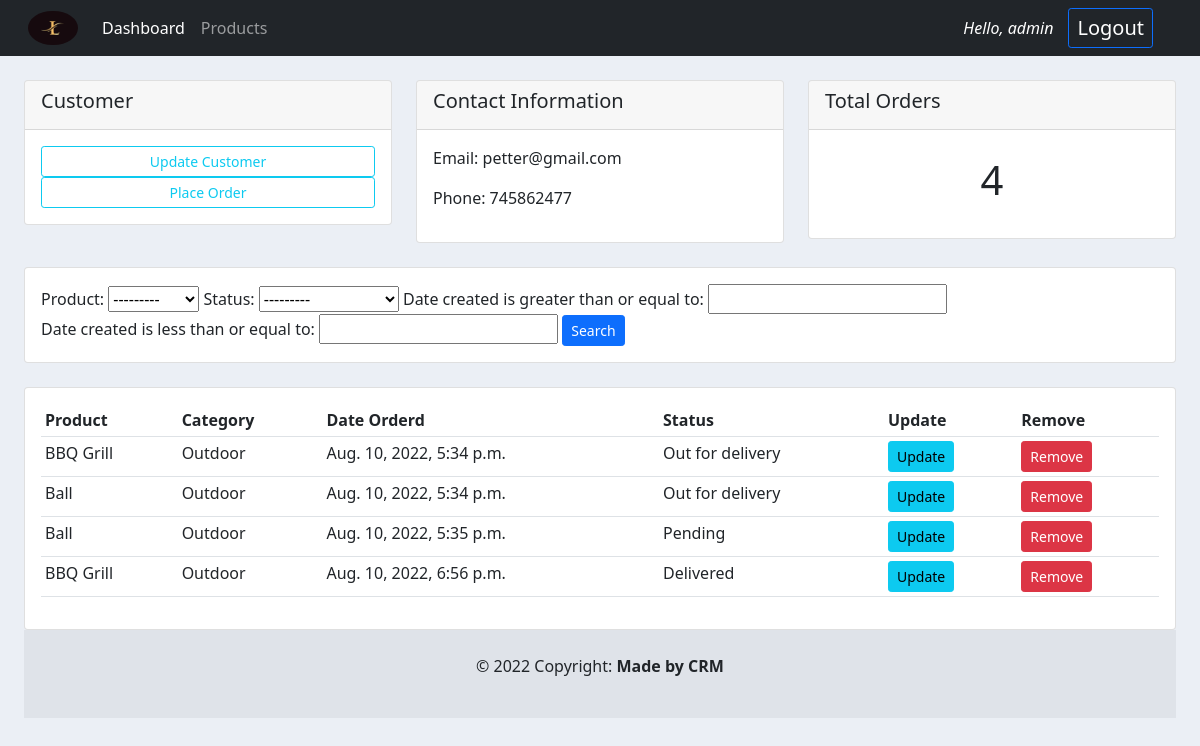
The page /customer/2/ (signed in) on the database its author committed.
### accounts/models.py (models this page shows, shortened)
class Customer(models.Model):
    user = models.OneToOneField(User, null=True, on_delete=models.CASCADE)
    name = models.CharField(max_length=200, null=True)
    phone = models.CharField(max_length=200, null=True)
    email = models.CharField(max_length=200, null=True)
    profile_pic = models.ImageField(null=True, blank=True)
    date_created = models.DateTimeField(auto_now_add=True, null=True)

class Order(models.Model):
    STATUS = (
        ('Pending', 'Pending'),
        ('Out for delivery', 'Out for delivery'),
        ('Delivered', 'Delivered'),
    )
    customer = models.ForeignKey(Customer, null=True, on_delete=models.SET_NULL)
    product = models.ForeignKey(Product, null=True, on_delete=models.SET_NULL)
    date_created = models.DateTimeField(auto_now_add=True, null=True)
    status = models.CharField(max_length=200, null=True, choices=STATUS)

class Product(models.Model):
    CATEGORY = (
        ('Indoor', 'Indoor'),
        ('Outdoor', 'Outdoor'),
    )
    name = models.CharField(max_length=200, null=True)
    price = models.FloatField(null=True)
    category = models.CharField(max_length=200, null=True, choices=CATEGORY)
    description = models.CharField(max_length=200, null=True, blank=True)
    date_created = models.DateTimeField(auto_now_add=True, null=True)
    tag = models.ManyToManyField(Tag)
    def __str__(self):
        return self.name

### accounts/decorators.py (the view)
        def wrapped_func(request, *args, **kwargs):
            group = None
            if request.user.groups.exists():
                group = request.user.groups.all()[0].name
            if group in allowed_roles:
                return view_func(request,*args,**kwargs)
            else:
                return HttpResponse('You are not authorized to view this page!')

### accounts/views.py (called while the page is built)
@login_required(login_url='login')
@allowed_users(allowed_roles=['admin'])
def customer(request, pk):
    customers = Customer.objects.get(id=pk)
    orders = customers.order_set.all()
    total_orders = orders.count()
    myFilter = orderFilter(request.GET, queryset=orders)
    orders = myFilter.qs
    content = {'customers': customers,
               'orders': orders,
               'total_orders': total_orders,
               'myFilter': myFilter
               }
    return render(request, 'accounts/customer.html', content)

### accounts/templates/accounts/customer.html (shortened to what this page needs)
{% extends 'accounts/main.html' %}
{% block content %}
<br>
<div class="row">
 <div class="col-md-4">
   <div class="card">
   <div class="card-header">
     <h5>Customer</h5>
   </div>
   <div class="card-body">
        <div>
            <a href="" class="btn btn-outline-info btn-sm d-grid gap-2">Update Customer</a>
         </div>
        <div>
            <a href="{% url 'create_order' customers.id %}" class="btn btn-outline-info btn-sm d-grid gap-2">Place Order</a>
         </div>
   </div>
 </div>
  </div>
  <div class="col-md-4">
   <div class="card">
   <div class="card-header">
     <h5>Contact Information</h5>
   </div>
   <div class="card-body">
     <p>Email: {{customers.email}}</p>
     <p>Phone: {{customers.phone}}</p>
   </div>
 </div>
  </div>
  <div class="col-md-4">
   <div class="card">
   <div class="card-header">
     <h5>Total Orders</h5>
   </div>
   <div class="card-body">
     <h1 style="text-align: center; padding: 10px">{{total_orders}}</h1>
   </div>
 </div>
  </div>
 </div>
<br>
<div class="row">
 <div class="col-md-12">
  <div class="card card-body">
   <form action="" method="GET">
       {{myFilter.form}}
     <button class="btn btn-sm btn-primary " type="submit">Search</button>
    </form>
  </div>
 </div>
</div>
<br>
<div class="row">
 <div class="col-md">
  <div class="card card-body">
       <table class="table table-sm">
         <tr>
              <th>Product</th>
              <th>Category</th>
              <th>Date Orderd</th>
              <th>Status</th>
              <th>Update</th>
              <th>Remove</th>
         </tr>
           {% for order in orders %}
           <tr>
              <td>{{order.product}}</td>
              <td>{{order.product.category}}</td>
              <td>{{order.date_created}}</td>
              <td>{{order.status}}</td>
              <td><a href="{% url 'update_order' order.id %}" class="btn btn-sm btn-info">Update</a></td>
               <td><a href="{% url 'remove_order' order.id %}" class="btn btn-sm btn-danger">Remove</a></td>
         </tr>
           {% endfor %}
       </table>
  </div>
 </div>
</div>
{% endblock %}

### accounts/templates/accounts/navbar.html (shortened to what this page needs)
{% load static %}
<nav class="navbar navbar-expand-lg navbar-dark bg-dark">
  <div class="container-fluid">
    <img class="img-fluid rounded-circle mx-3" width="50" height="30" src="{% static 'images/logo.jpg' %}" alt="">
    <div class="collapse navbar-collapse" id="navbarNav">
      <ul class="navbar-nav">
        {% if request.user.is_staff %}
        <li class="nav-item active">
          <a class="nav-link active" aria-current="page" href="{% url 'dashboard' %}">Dashboard</a>
        </li>
        <li class="nav-item">
          <a class="nav-link" href="{% url 'product' %}">Products</a>
        </li>
        {% else %}
          <li class="nav-item">
            <a href="{% url 'account' %}" class="nav-link">Settings</a>
          </li>
        {% endif %}
      </ul>
    </div>
      <span class="hello fst-italic">Hello, {{request.user}}</span>
      <span class="logout-page btn btn-sm btn-outline-primary"><a href="{% url 'logout' %}" class="text-decoration-none text-white">Logout</a></span>
  </div>
</nav>

### static/css/main.css (style rules this page uses)
.img-fluid { max-width: 100%; height: auto; }
body { background-color: #ebeff5; }

### accounts/templates/accounts/navbar.html (style rules this page uses)
.logout-page { margin-right: 35px; margin-left:5px; font-size:20px; }
.hello { color: #fff; margin-right:10px; }

### rows shown on the page
Customer: email "petter@gmail.com", phone "745862477"
Order: product "BBQ Grill", product.category "Outdoor", date_created "Aug. 10, 2022, 5:34 p.m.", status "Out for delivery"
Order: product "Ball", product.category "Outdoor", date_created "Aug. 10, 2022, 5:34 p.m.", status "Out for delivery"
Order: product "Ball", product.category "Outdoor", date_created "Aug. 10, 2022, 5:35 p.m.", status "Pending"
Order: product "BBQ Grill", product.category "Outdoor", date_created "Aug. 10, 2022, 6:56 p.m.", status "Delivered"

### other values the page prints
{{ request.user }} "admin"
{{ total_orders }} "4"
